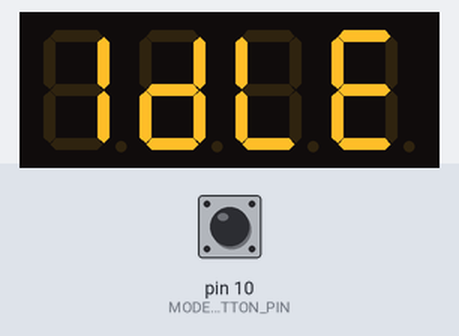
Recording of a sketch running on a simulated Arduino Uno, built with avr-gcc and run on an emulated ATmega328P. Parts: 4-digit seven-segment display. The test bench sets the inputs (shaded band); at power-on: pin 10 (MODE_BUTTON_PIN) HIGH.

Above: at 1.2 s.
1.3 s: pin 10 (MODE_BUTTON_PIN) pulled LOW for 0.15 s
At 1.6 s:
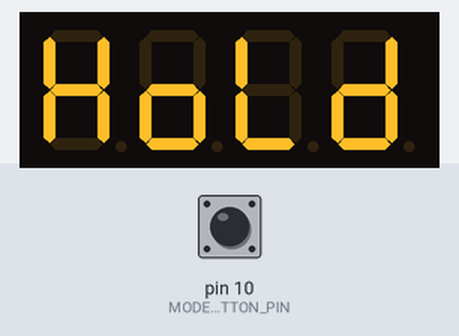
2.9 s: pin 10 (MODE_BUTTON_PIN) pulled LOW for 1 s
At 3.5 s:
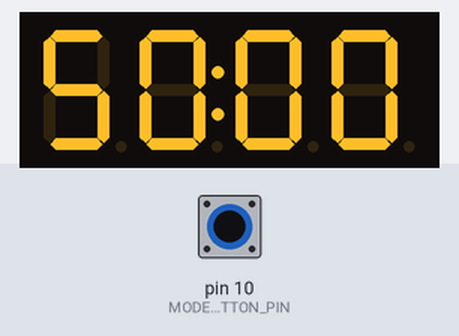
6.9 s: pin 10 (MODE_BUTTON_PIN) pulled LOW for 3.2 s
At 8.3 s:
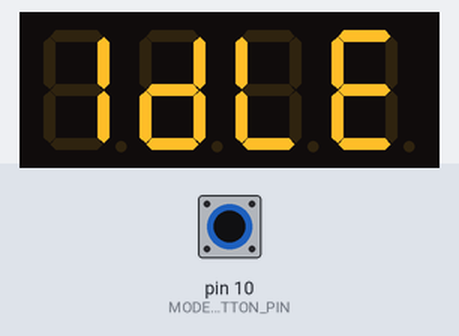
Timing chart, 0 to 9.9 s (numbered marks = the images above; inputs shaded):
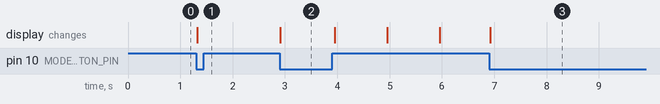

The sketch:

orion-equatorial.ino
```cpp
/*
 * This is the software for a telescope motor drive.
 *
 * This is a platform drive intended for Orion XT10. It has a south bearing with axis that points towards
 * Polaris, and two north roller bearings that support a circular arc built into the platform. This allows
 * smooth rotation on an axis parallel to the earth's rotation.
 *
 * This design has an inherent physical limitation of handling about 50 minutes of rotation end-to-end.
 *
 * This software is intended for Arduino Uno, although it should work fine on a range of models.
 *
 * The hardware design consists of
 *  - the Arduino
 *  - a NEMA17 stepper motor connected to the platform via a belt drive system
 *  - a stepper motor driver, type a4988.
 *      (see https://www.makerguides.com/a4988-stepper-motor-driver-arduino-tutorial/)
 *  - a 4-digit 7-segment display module, of TM1637 type
 *  - a single momentary push button for control
 *
 *  The operational design is pretty simple:
 *  - an Idle state, with stepper motor disabled so you can position the platform freely,
 *       usually to set it to the starting end of its range.
 *  - a Hold state, with the stepper motor enabled but not running yet, to allow the telescope to
 *       be positioned at the target while the base is stable.
 *  - a Run state, when the base is driven.
 *
 *  To drive the TM1637 disply I used the library found here: https://github.com/avishorp/TM1637
 *    (I found the Grove 4-digit display driver by Seeed Studio did not work correctly with my display.)
 *
 */

#include <TM1637Display.h>
#include <TimerOne.h>

// These are the pins going to the stepper motor driver
#define STEPPER_DIR_PIN 2
#define STEPPER_STEP_PIN 3
#define STEPPER_ENABLE_PIN 4

// These are the pins going to the 4-digit 7 segment display
#define TM1637_DATA_PIN 8
#define TM1637_CLK_PIN 9

// This pin goes to the single momentary push button, for control
#define MODE_BUTTON_PIN 10

/*  Here is the math behind the driving speed.
 *
 *  The driving shaft is 8mm in diameter, or 4mm radius.
 *  The big thing being driven is 539.5 mm radius.
 *  This gives a gear ratio of 4/539.5
 *
 *  The drive gear has 20 teeth and the driven gear has 40.
 *
 *  We want the thing being driven to have one rotation in 24 hours, just like the Earth,
 *  or 1/24 rotation in 1 hour.
 *
 *  That means the motor turns (539.5/4) (1/24) (40/20) rotation in one hour.
 *  This is 11.2396 rotations in one hour.
 *
 *  Here is another way to calculate that, using dimensional analysis:
 *
 *  1 big rot   539.5 pl rot   40 mot rot   1 hr     200 step   16 uStp          uStp
 *  --------- * ------------ * ---------- * ------ * -------- * ------- = 9.9907 ----
 *  24 hour      4 big rot     20 pl rot    3600 s   1 mot rot   1 step            s
 *
 *  (pl means pulley, which is the 40-tooth belt pulley on the driving shaft.)
 *
 *  or 100,093 microseconds per uStp.
 *
 */
#define USEC_PER_USTEP 100093

/* Our physical design was meant to go for one hour.
 * However...  somehow in reality it only goes for 50 minutes before hitting a stop.
 * Didn't get all the mechanicals just right... oh well...
 *
 * This represents 50 * 60 * 1000 milliseconds
 *   or 3000000 milliseconds
 */
#define MAX_DURATION_MSEC 3000000

/* This variable indicates whether stepping should occur or not.
 *  It is basically a signal from mainline code to the ISR.
 *  Since it is a single byte, it can be safely written by mainline code without disabling interrupts.
 */
bool steppingOn = false;

/* Instantiate a 4-segment LED module */
TM1637Display tm1637(TM1637_CLK_PIN, TM1637_DATA_PIN);

/* There is a way to simulate an accelerated time mode, for debug.
   Enable this mode by booting with the button pressed.
   Usually this is a 60x mode, so minutes become seconds.
   But the default is the normal time mode, with multiplier = 1.
 */
int debugTimeMult = 1;

void setup() {

  pinMode(MODE_BUTTON_PIN, INPUT_PULLUP);
  if (digitalRead(MODE_BUTTON_PIN) == 0) {
    debugTimeMult = 60;   /* go to 60x mode if booting with button pressed */
  }

  pinMode(STEPPER_STEP_PIN, OUTPUT);
  pinMode(STEPPER_DIR_PIN, OUTPUT);
  pinMode(STEPPER_ENABLE_PIN, OUTPUT);
  digitalWrite(STEPPER_STEP_PIN, LOW);
  digitalWrite(STEPPER_DIR_PIN, LOW);  /* this is the correct direction based on mechanical design.
                                          the software never attempts to drive the motor backwards. */
  digitalWrite(STEPPER_ENABLE_PIN, HIGH);

  tm1637.setBrightness(0x00);

  Timer1.initialize(USEC_PER_USTEP / debugTimeMult);
  Timer1.attachInterrupt(takeStepISR);
}

/*
 * This is the ISR, triggered by the timer interrupt.
 * Main purpose is to take one step, assuming that one is needed.
 */
void takeStepISR(void)
{
  if (steppingOn) {
    digitalWrite(STEPPER_STEP_PIN, HIGH);
    delayMicroseconds(100);
    digitalWrite(STEPPER_STEP_PIN, LOW);
  }
}


/*
 * This fetches the current time, in milliseconds.
 * Normally, this just returns 'millis()'.
 * But we have a way to run time "faster", for debug.  In that case this returns
 * a multiplier of millis().
 */
unsigned long myMillis()
{
  return (millis() * debugTimeMult);
}


/*  Display a time value on the 4-digit display.
 *  The time is given in milliseconds, however it is displayed in MM:SS format.
 *  This updates the display only if needed (i.e. only if the displayed time will be different
 *    than the last displayed time).
 *  A msecTime value equal to or greater than 100 minutes will be interpreted as a
 *    negative number (i.e. timer has elapsed) and will be displayed as 00:00.
 */
void dispTime(unsigned long msecTime)
{
  int8_t TimeDisp[4];
  int second, minute;
  static int8_t LastTimeDisp[4] = {0,0,0,0};
  unsigned long secTime;

  secTime = (msecTime + 999) / 1000;
  /* Adding 999 has the effect of rounding up to the nearest second, to counteract the natural rounding-down of using
   * integer division.  Rounding up is better because it will display the starting time for a full second, instead
   * of for just one millisecond */

  if (msecTime >= 6000000) {
    second = 0;
    minute = 0;
  } else {
    second = secTime % 60;
    minute = secTime / 60;
  }

  TimeDisp[0] = minute / 10;
  TimeDisp[1] = minute % 10;
  TimeDisp[2] = second / 10;
  TimeDisp[3] = second % 10;

  if (memcmp(TimeDisp, LastTimeDisp, 4) != 0) {
    TimeDisp[0] = tm1637.encodeDigit(TimeDisp[0]);
    TimeDisp[1] = tm1637.encodeDigit(TimeDisp[1]) | 0x80;   /* this turns on the dots separator */
    TimeDisp[2] = tm1637.encodeDigit(TimeDisp[2]);
    TimeDisp[3] = tm1637.encodeDigit(TimeDisp[3]);
    tm1637.setSegments(TimeDisp);
    memcpy(LastTimeDisp, TimeDisp, 4);
  }
}

/* Define the states used by the simple state machine */
#define ST_INIT 0      /* Default initial state, on power-up  */
#define ST_IDLE 1      /* Idle state - not stepping, and motor off */
#define ST_HOLD 2      /* Hold state - not stepping, but motor is on */
#define ST_RUN  3      /* Run state - motor on and stepping. Display time remaining */

/*
 * Main loop, gets called over and over.
 */
void loop() {
  bool buttonReading;
  bool buttonWasPressed;
  static bool lastButtonReading = 0;
  static unsigned long stopTime;
  static int state = ST_INIT;
  int newState;
  int8_t HoldDisp[4] = {0b01110110,0b01011100,0b00111000,0b01011110};
  int8_t IdleDisp[4] = {0b00000110,0b01011110,0b00111000,0b01111001};
// This is the pattern of the segments, FYI
//      A
//     ---
//  F |   | B
//     -G-
//  E |   | C
//     ---
//      D
// XGFEDCBA

  /* See if someone has pressed the button */
  buttonReading = digitalRead(MODE_BUTTON_PIN);
  buttonWasPressed = (buttonReading == 0) && (lastButtonReading == 1);
  lastButtonReading = buttonReading;

  /* Determine if a state transition is required. */
  newState = state;
  switch (state) {

    case ST_INIT:
      newState = ST_IDLE;    /* always move directly into the Idle state at powerup */
      break;

    case ST_IDLE:
      if (buttonWasPressed)
        newState = ST_HOLD;  /* Button press gets us from Idle to Hold */
      break;

    case ST_HOLD:
      if(buttonWasPressed)
        newState = ST_RUN;   /* Button press gets us from Hold to Run */
      break;

    case ST_RUN:
      if(buttonWasPressed || (myMillis() >= stopTime) )  /* WARNING - does not handle time rollover case!
                                                                     (which happens after 50 days, so ignore ...) */
        newState = ST_IDLE;   /* Button press, or time running out gets us back to Idle */
      break;

    default:
      break;
  }

  /* Take actions based on any state transition that happened */
  if (state != newState) {
    switch (newState) {

      case ST_IDLE:
        tm1637.setSegments(IdleDisp);
        digitalWrite(STEPPER_ENABLE_PIN, HIGH);   /* Turn off the motor */
        steppingOn = false;
        break;

      case ST_HOLD:
        tm1637.setSegments(HoldDisp);
        steppingOn = false;
        digitalWrite(STEPPER_ENABLE_PIN, LOW);    /* Turn on the motor */
        break;

      case ST_RUN:
        dispTime((unsigned long) MAX_DURATION_MSEC);
        steppingOn = true;                        /* Start the stepping */
        digitalWrite(STEPPER_ENABLE_PIN, LOW);    /* Turn on the motor (should be on from state 2, so just in case...) */
        stopTime = myMillis() + (unsigned long) MAX_DURATION_MSEC;    /* start the timer */
        break;

      default:
        break;
    }
    state = newState;
  }

  /* Take actions based on being in a certain state */
  if (state == ST_RUN) {
    dispTime ( stopTime - myMillis() );
  }

  /*  Run nominally 100 times per second. This gives smooth operation of the time display. */
  delay(10);

}
```

Measured:
- after the input at 1.3 s, the display: changes at once (image 1)
- after the input at 2.9 s, the display: changes at once (image 2)
- after the input at 6.9 s, the display: changes at once (image 3)
